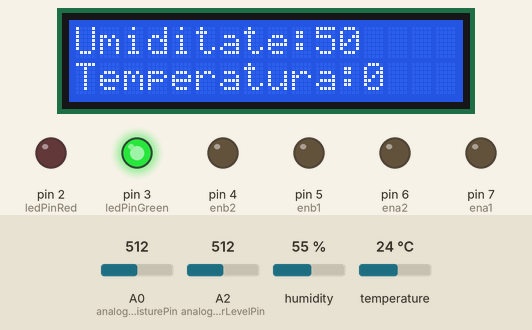
Simulated run of this sketch. Board: Arduino Uno, built with avr-gcc and run on an emulated ATmega328P. Shown: 16×2 character LCD, output pins drawn as LEDs (lit = HIGH). The inputs (shaded band) are chosen by the test bench; at power-on: A0 (analogMoisturePin) = 512, temperature 24 °C, A2 (analogWaterLevelPin) = 512, humidity 55 %. What the sketch prints to the serial monitor is not drawn.

Above: at 1.7 s.
1.8 s: A0 (analogMoisturePin) set to 810
At 7.4 s:
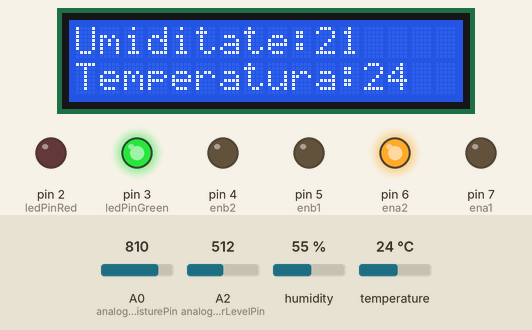
8.0 s: A0 (analogMoisturePin) set to 832
At 10.0 s:
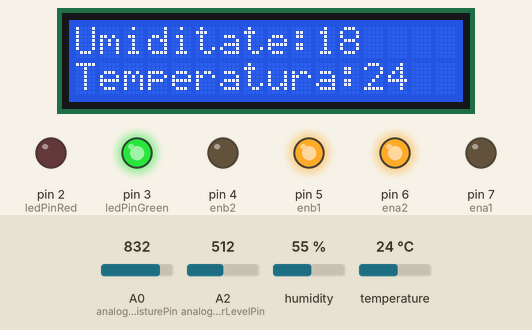
10.3 s: temperature set to 22 °C
At 17.1 s:
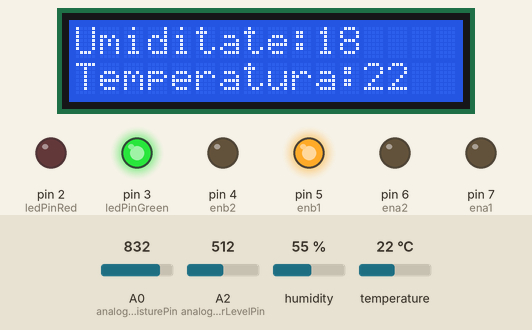
18.1 s: A2 (analogWaterLevelPin) set to 471
At 19.6 s:
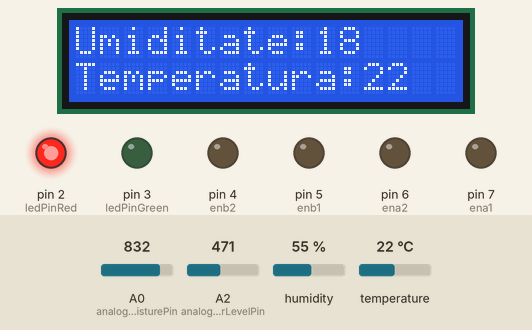
20.2 s: temperature set to 28 °C
At 22.0 s:
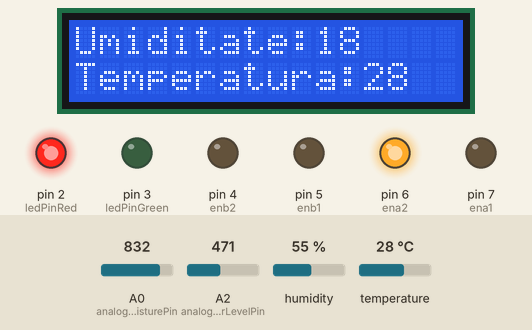
23.2 s: A2 (analogWaterLevelPin) set to 610
At 24.7 s:
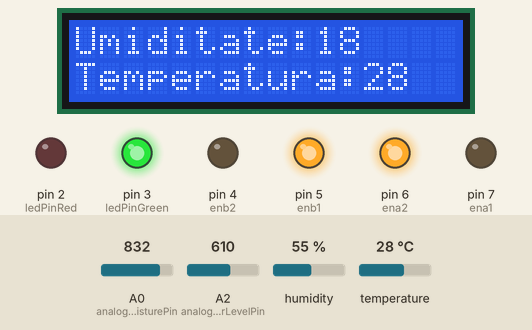
Timing chart, 0 to 26.2 s (numbered marks = the images above; inputs shaded):
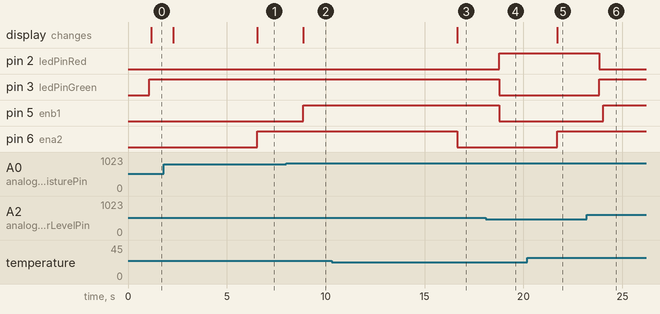

Measured:
- the behaviour switches between 821 and 822 on A0 (analogMoisturePin) (found by bisection; images 1 and 2)
- the behaviour switches between 24 and 23 °C on temperature (found by bisection; images 2 and 3)
- the behaviour switches between 480 and 479 on A2 (analogWaterLevelPin) (found by bisection; images 3 and 4)
- after the input at 1.8 s, the display: first changes after 0.48 s (image 1 shows a later state)
- after the input at 8.0 s, pin 5 (enb1): LOW → HIGH after 0.86 s; the display: changes after 0.86 s (image 2)
- after the input at 10.3 s, pin 6 (ena2): HIGH → LOW after 6.4 s; the display: changes after 6.4 s (image 3)
- after the input at 18.1 s, pin 2 (ledPinRed): LOW → HIGH after 0.68 s; pin 3 (ledPinGreen), pin 5 (enb1): HIGH → LOW after 0.68 s
- after the input at 20.2 s, pin 6 (ena2): LOW → HIGH after 1.5 s; the display: changes after 1.5 s (image 5)
- after the input at 23.2 s, pin 2 (ledPinRed): HIGH → LOW after 0.64 s; pin 3 (ledPinGreen): LOW → HIGH after 0.64 s; pin 5 (enb1): LOW → HIGH after 0.84 s

The sketch:

main.ino
```cpp
/**
 * Fainisi Marian Cristian
 * Informatica Aplicata - UVT
 * marian.fainisi95@e-uvt.ro
 * An 2 Grupa 2 Sub-Grupa 3
 *
 * Sistem pentru intretinerea umiditatii din sol si a temperaturii ambientale pentru plante
 *
 */

/* Library */
#include <SimpleDHT.h>
#include <LiquidCrystal.h>
#include <TimedAction.h>


/* Declare functions */
void checkWaterLevel();
void checkMoistureLevel();
void checkTemperatureLevel();


/* Leds */
const int ledPinRed = 2;
const int ledPinGreen = 3;

/* Analog sensors */
const int analogMoisturePin = 0;
const int analogWaterLevelPin = 2;

/* LCD Display */
const int rs = 12;
const int en = 13;
const int d7 = 8;
const int d6 = 9;
const int d5 = 10;
const int d4 = 11;


/* Components */
const int ena1 = 7;
const int ena2 = 6;

const int enb1 = 5;
const int enb2 = 4;

/* ========== */
SimpleDHT11 dht11;
LiquidCrystal lcd(rs, en, d4, d5, d6, d7);

/* Variabiles */
int moistureDataRead;
byte temperatureDataRead = 0;
byte humidityDataRead = 0;
int waterLevelDataRead;
int resultMoistureData;
int resultTemperatureData;
boolean waterLevelLow = false;
boolean waterPomp = false;
boolean startFan = false;

/* Action Timer */
TimedAction checkWaterLevelAction = TimedAction(1000,checkWaterLevel);
TimedAction checkMoistureLevelAction = TimedAction(1100,checkMoistureLevel);
TimedAction checkTemperatureLevelAction = TimedAction(5000,checkTemperatureLevel);

void setup() {
  Serial.begin(9600);
  pinMode(ledPinRed, OUTPUT);
  pinMode(ledPinGreen, OUTPUT);
  pinMode(ena1, OUTPUT);
  pinMode(ena2, OUTPUT);
  pinMode(enb1, OUTPUT);
  pinMode(enb2, OUTPUT);
  Serial.println("Initialization....");
  lcd.begin(16, 2);
  lcd.print("Umiditate:");
  lcd.setCursor(0,1);
  lcd.print("Temperatura:");
}

void loop() {
  checkWaterLevelAction.check();
  checkMoistureLevelAction.check();
  checkTemperatureLevelAction.check();
  lcd.setCursor(10,0);
  lcd.print(resultMoistureData);
  lcd.setCursor(12,1);
  lcd.print(temperatureDataRead);

  if(startFan){
    digitalWrite(ena1,LOW);
    digitalWrite(ena2,HIGH);
  }else{
    digitalWrite(ena1,LOW);
    digitalWrite(ena2,LOW);
  }

  if(waterPomp){
    digitalWrite(enb1,HIGH);
    digitalWrite(enb2,LOW);
  }else{
    digitalWrite(enb1,LOW);
    digitalWrite(enb2,LOW);
  }

  delay(100);
}

void checkWaterLevel() {
  waterLevelDataRead = analogRead(analogWaterLevelPin);
  if(waterLevelDataRead < 480 && waterPomp == true){
    waterPomp = false;
  }
  if(waterLevelDataRead < 480){
    digitalWrite(ledPinRed,HIGH);
    digitalWrite(ledPinGreen,LOW);
    Serial.println("Atentie! nivel de apa scazut.");
    waterLevelLow = true;
  } else if (waterLevelDataRead < 600) {
    digitalWrite(ledPinRed,LOW);
    digitalWrite(ledPinGreen,HIGH);
    Serial.println("Nivel de apa mediu.");
    waterLevelLow = false;
  } else if (waterLevelDataRead > 600 ) {
    digitalWrite(ledPinRed,LOW);
    digitalWrite(ledPinGreen,HIGH);
    Serial.println("Nivel de apa ridicat.");
    waterLevelLow = false;
  }

}

void checkMoistureLevel() {
  moistureDataRead = analogRead(analogMoisturePin);
  resultMoistureData = map(moistureDataRead, 1024, 10, 0, 100);
  if(resultMoistureData < 20 && waterLevelLow == false){
    waterPomp = true;
  } else {
    waterPomp = false;
  }
  Serial.print("Umiditate sol: ");
  Serial.print(resultMoistureData);
  Serial.println("%");
}

void checkTemperatureLevel() {
  int err = SimpleDHTErrSuccess;
  if ((err = dht11.read(A1, &temperatureDataRead, &humidityDataRead, NULL)) != SimpleDHTErrSuccess) {
    Serial.print("Read DHT11 failed, err=");
    Serial.println(err);
    delay(1000);
    return;
  }
  if((int)temperatureDataRead > 23){
    startFan = true;
  }else{
    startFan = false;
  }
  Serial.print("Temperatura: ");
  Serial.print((int)temperatureDataRead);
  Serial.println("*C");
  Serial.print("Umiditate atmosfera: ");
  Serial.print((int)humidityDataRead);
  Serial.println("%");
  delay(1500);
}
```
